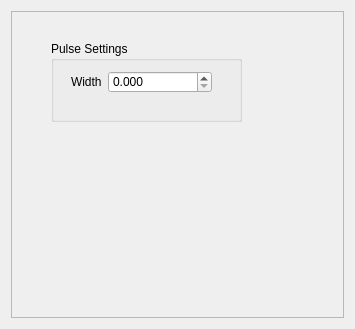
<?xml version="1.0" encoding="UTF-8"?>
<ui version="4.0">
 <class>ControlTab</class>
 <widget class="QWidget" name="ControlTab">
  <property name="geometry">
   <rect>
    <x>0</x>
    <y>0</y>
    <width>355</width>
    <height>329</height>
   </rect>
  </property>
  <property name="windowTitle">
   <string>Form</string>
  </property>
  <layout class="QVBoxLayout" name="verticalLayout">
   <item>
    <widget class="QFrame" name="ControlTabPanel">
     <property name="frameShape">
      <enum>QFrame::StyledPanel</enum>
     </property>
     <property name="frameShadow">
      <enum>QFrame::Raised</enum>
     </property>
     <property name="lineWidth">
      <number>0</number>
     </property>
     <widget class="QGroupBox" name="groupBox">
      <property name="geometry">
       <rect>
        <x>40</x>
        <y>30</y>
        <width>191</width>
        <height>81</height>
       </rect>
      </property>
      <property name="title">
       <string>Pulse Settings</string>
      </property>
      <widget class="QWidget" name="">
       <property name="geometry">
        <rect>
         <x>20</x>
         <y>30</y>
         <width>141</width>
         <height>22</height>
        </rect>
       </property>
       <layout class="QFormLayout" name="formLayout">
        <item row="0" column="0">
         <widget class="QLabel" name="label">
          <property name="text">
           <string>Width</string>
          </property>
         </widget>
        </item>
        <item row="0" column="1">
         <widget class="QDoubleSpinBox" name="spinPulseWidth">
          <property name="decimals">
           <number>3</number>
          </property>
          <property name="maximum">
           <double>100000.000000000000000</double>
          </property>
         </widget>
        </item>
       </layout>
      </widget>
     </widget>
    </widget>
   </item>
  </layout>
 </widget>
 <resources/>
 <connections/>
</ui>
